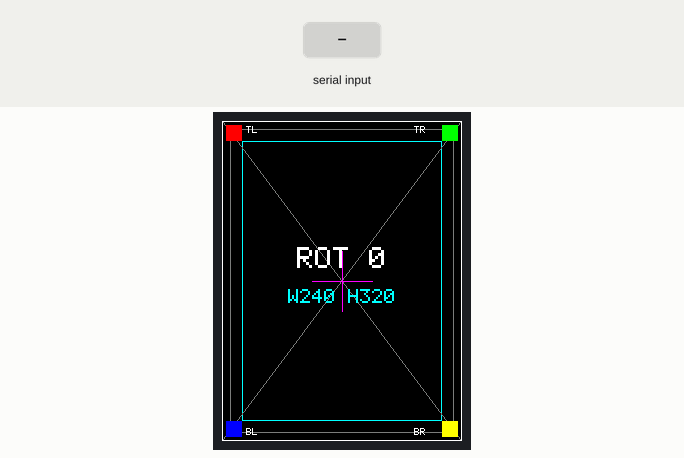
Simulated run of this sketch. Board: Arduino Uno, built with avr-gcc and run on an emulated ATmega328P. Shown: 320×240 colour display. Wiring (inferred from the names in the program): ILI9341-type TFT: RS A2; E A1; data pin 8, pin 9, pin 2, pin 3, pin 4, pin 5, pin 6, pin 7. The inputs (shaded band) are chosen by the test bench. What the sketch prints to the serial monitor is not drawn.

Above: at 2.3 s.
At 16.5 s:
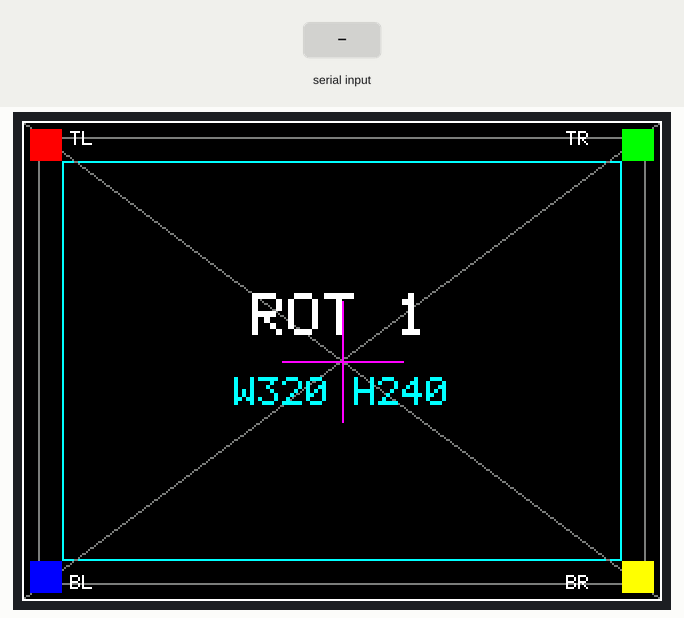
16.6 s: "30 150\n" received over Serial
At 19.2 s:
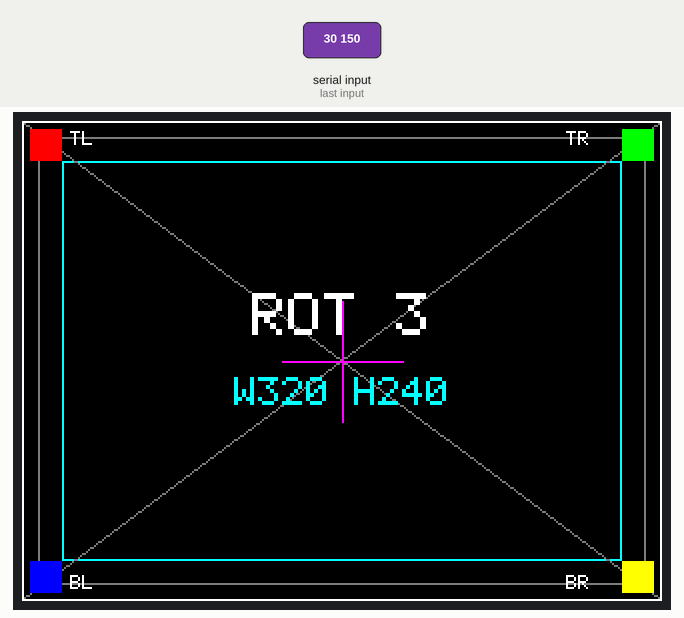
19.6 s: byte 110 ('n') received over Serial
Timing chart, 0 to 22.6 s (numbered marks = the images above; inputs shaded):
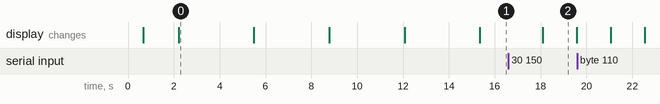

Measured:
- after the input at 16.6 s, the display: changes after 1.5 s (image 2)
- what the display in image 0 shows lasts 3.3 s, from 2.2 s to 5.5 s
- what the display in image 2 shows lasts 1.5 s, from 18.1 s to 19.6 s

The sketch:

03_Rotation_Geometry_Text.ino
```cpp
/*
  LAB-03 / TEST-03
  Arduino UNO + MAR2406 2.4" TFT Touch Shield
  ILI9341 rotation + geometry + built-in text diagnostic.

  No external libraries are required.

  Serial commands at 115200 baud:
    0..3 = select rotation
    n    = next rotation
    a    = autoplay all four rotations
    ?    = print help

  Rotation map used here:
    0 -> MADCTL 0x48 -> 240 x 320
    1 -> MADCTL 0x28 -> 320 x 240
    2 -> MADCTL 0x88 -> 240 x 320
    3 -> MADCTL 0xE8 -> 320 x 240

  TEST-03 is intended to choose the canonical 320x240 landscape
  orientation for the rest of LAB-03.
*/

#include <Arduino.h>
#include <avr/pgmspace.h>

static const uint8_t LCD_RD  = A0;
static const uint8_t LCD_WR  = A1;
static const uint8_t LCD_RS  = A2;
static const uint8_t LCD_CS  = A3;
static const uint8_t LCD_RST = A4;

static uint16_t screenW = 240;
static uint16_t screenH = 320;
static uint8_t currentRotation = 0;

static const uint16_t BLACK   = 0x0000;
static const uint16_t WHITE   = 0xFFFF;
static const uint16_t RED     = 0xF800;
static const uint16_t GREEN   = 0x07E0;
static const uint16_t BLUE    = 0x001F;
static const uint16_t YELLOW  = 0xFFE0;
static const uint16_t MAGENTA = 0xF81F;
static const uint16_t CYAN    = 0x07FF;
static const uint16_t GRAY    = 0x7BEF;

static inline void dataBusOutput() {
  DDRD |= 0xFC;   // UNO D2..D7 = LCD D2..D7
  DDRB |= 0x03;   // UNO D8..D9 = LCD D0..D1
}

static inline void write8(uint8_t value) {
  PORTD = (PORTD & 0x03) | (value & 0xFC);
  PORTB = (PORTB & 0xFC) | (value & 0x03);

  digitalWrite(LCD_WR, LOW);
  digitalWrite(LCD_WR, HIGH);
}

static void writeCommand(uint8_t command) {
  digitalWrite(LCD_CS, LOW);
  digitalWrite(LCD_RS, LOW);
  write8(command);
  digitalWrite(LCD_CS, HIGH);
}

static void writeCommandData(uint8_t command, const uint8_t *data, uint8_t count) {
  digitalWrite(LCD_CS, LOW);
  digitalWrite(LCD_RS, LOW);
  write8(command);
  digitalWrite(LCD_RS, HIGH);

  for (uint8_t i = 0; i < count; ++i) {
    write8(data[i]);
  }

  digitalWrite(LCD_CS, HIGH);
}

static void hardwareReset() {
  digitalWrite(LCD_CS, HIGH);
  digitalWrite(LCD_RD, HIGH);
  digitalWrite(LCD_WR, HIGH);
  digitalWrite(LCD_RS, HIGH);

  digitalWrite(LCD_RST, HIGH);
  delay(5);
  digitalWrite(LCD_RST, LOW);
  delay(20);
  digitalWrite(LCD_RST, HIGH);
  delay(150);
}

static void ili9341Init() {
  writeCommand(0x01);
  delay(120);

  writeCommand(0x28);

  const uint8_t cf[] = {0x00, 0xC1, 0x30};
  writeCommandData(0xCF, cf, sizeof(cf));

  const uint8_t ed[] = {0x64, 0x03, 0x12, 0x81};
  writeCommandData(0xED, ed, sizeof(ed));

  const uint8_t e8[] = {0x85, 0x00, 0x78};
  writeCommandData(0xE8, e8, sizeof(e8));

  const uint8_t cb[] = {0x39, 0x2C, 0x00, 0x34, 0x02};
  writeCommandData(0xCB, cb, sizeof(cb));

  const uint8_t f7[] = {0x20};
  writeCommandData(0xF7, f7, sizeof(f7));

  const uint8_t ea[] = {0x00, 0x00};
  writeCommandData(0xEA, ea, sizeof(ea));

  const uint8_t c0[] = {0x23};
  writeCommandData(0xC0, c0, sizeof(c0));

  const uint8_t c1[] = {0x10};
  writeCommandData(0xC1, c1, sizeof(c1));

  const uint8_t c5[] = {0x3E, 0x28};
  writeCommandData(0xC5, c5, sizeof(c5));

  const uint8_t c7[] = {0x86};
  writeCommandData(0xC7, c7, sizeof(c7));

  const uint8_t pixfmt[] = {0x55};  // RGB565
  writeCommandData(0x3A, pixfmt, sizeof(pixfmt));

  const uint8_t b1[] = {0x00, 0x18};
  writeCommandData(0xB1, b1, sizeof(b1));

  const uint8_t b6[] = {0x08, 0x82, 0x27};
  writeCommandData(0xB6, b6, sizeof(b6));

  const uint8_t f2[] = {0x00};
  writeCommandData(0xF2, f2, sizeof(f2));

  const uint8_t gammaSet[] = {0x01};
  writeCommandData(0x26, gammaSet, sizeof(gammaSet));

  const uint8_t gammaPos[] = {
    0x0F, 0x31, 0x2B, 0x0C, 0x0E, 0x08, 0x4E, 0xF1,
    0x37, 0x07, 0x10, 0x03, 0x0E, 0x09, 0x00
  };
  writeCommandData(0xE0, gammaPos, sizeof(gammaPos));

  const uint8_t gammaNeg[] = {
    0x00, 0x0E, 0x14, 0x03, 0x11, 0x07, 0x31, 0xC1,
    0x48, 0x08, 0x0F, 0x0C, 0x31, 0x36, 0x0F
  };
  writeCommandData(0xE1, gammaNeg, sizeof(gammaNeg));

  writeCommand(0x11);
  delay(120);

  writeCommand(0x29);
  delay(20);
}

static void setRotation(uint8_t rotation) {
  static const uint8_t madctl[4] = {0x48, 0x28, 0x88, 0xE8};

  currentRotation = rotation & 3;

  const uint8_t value = madctl[currentRotation];
  writeCommandData(0x36, &value, 1);

  if (currentRotation & 1) {
    screenW = 320;
    screenH = 240;
  } else {
    screenW = 240;
    screenH = 320;
  }
}

static void setAddressWindow(uint16_t x0, uint16_t y0, uint16_t x1, uint16_t y1) {
  uint8_t col[] = {
    (uint8_t)(x0 >> 8), (uint8_t)x0,
    (uint8_t)(x1 >> 8), (uint8_t)x1
  };
  writeCommandData(0x2A, col, sizeof(col));

  uint8_t row[] = {
    (uint8_t)(y0 >> 8), (uint8_t)y0,
    (uint8_t)(y1 >> 8), (uint8_t)y1
  };
  writeCommandData(0x2B, row, sizeof(row));
}

static void fillRect(int16_t x, int16_t y, int16_t w, int16_t h, uint16_t color) {
  if (w <= 0 || h <= 0) {
    return;
  }

  if (x < 0) {
    w += x;
    x = 0;
  }
  if (y < 0) {
    h += y;
    y = 0;
  }
  if (x >= (int16_t)screenW || y >= (int16_t)screenH) {
    return;
  }
  if (x + w > (int16_t)screenW) {
    w = screenW - x;
  }
  if (y + h > (int16_t)screenH) {
    h = screenH - y;
  }
  if (w <= 0 || h <= 0) {
    return;
  }

  setAddressWindow((uint16_t)x, (uint16_t)y,
                   (uint16_t)(x + w - 1), (uint16_t)(y + h - 1));

  digitalWrite(LCD_CS, LOW);
  digitalWrite(LCD_RS, LOW);
  write8(0x2C);
  digitalWrite(LCD_RS, HIGH);

  const uint8_t hi = color >> 8;
  const uint8_t lo = color & 0xFF;
  uint32_t pixels = (uint32_t)w * (uint32_t)h;

  while (pixels--) {
    write8(hi);
    write8(lo);
  }

  digitalWrite(LCD_CS, HIGH);
}

static void fillScreen(uint16_t color) {
  fillRect(0, 0, screenW, screenH, color);
}

static void drawPixel(int16_t x, int16_t y, uint16_t color) {
  fillRect(x, y, 1, 1, color);
}

static void drawFastHLine(int16_t x, int16_t y, int16_t w, uint16_t color) {
  fillRect(x, y, w, 1, color);
}

static void drawFastVLine(int16_t x, int16_t y, int16_t h, uint16_t color) {
  fillRect(x, y, 1, h, color);
}

static void drawRect(int16_t x, int16_t y, int16_t w, int16_t h, uint16_t color) {
  if (w <= 0 || h <= 0) {
    return;
  }
  drawFastHLine(x, y, w, color);
  drawFastHLine(x, y + h - 1, w, color);
  drawFastVLine(x, y, h, color);
  drawFastVLine(x + w - 1, y, h, color);
}

static void drawLine(int16_t x0, int16_t y0, int16_t x1, int16_t y1, uint16_t color) {
  int16_t dx = abs(x1 - x0);
  int16_t sx = x0 < x1 ? 1 : -1;
  int16_t dy = -abs(y1 - y0);
  int16_t sy = y0 < y1 ? 1 : -1;
  int16_t err = dx + dy;

  for (;;) {
    drawPixel(x0, y0, color);
    if (x0 == x1 && y0 == y1) {
      break;
    }

    const int16_t e2 = 2 * err;
    if (e2 >= dy) {
      err += dy;
      x0 += sx;
    }
    if (e2 <= dx) {
      err += dx;
      y0 += sy;
    }
  }
}

// Small 5x7 font: only glyphs required by TEST-03.
static const uint8_t GLYPH_0[5] PROGMEM = {0x3E,0x51,0x49,0x45,0x3E};
static const uint8_t GLYPH_1[5] PROGMEM = {0x00,0x42,0x7F,0x40,0x00};
static const uint8_t GLYPH_2[5] PROGMEM = {0x42,0x61,0x51,0x49,0x46};
static const uint8_t GLYPH_3[5] PROGMEM = {0x21,0x41,0x45,0x4B,0x31};
static const uint8_t GLYPH_4[5] PROGMEM = {0x18,0x14,0x12,0x7F,0x10};

static const uint8_t GLYPH_B[5] PROGMEM = {0x7F,0x49,0x49,0x49,0x36};
static const uint8_t GLYPH_H[5] PROGMEM = {0x7F,0x08,0x08,0x08,0x7F};
static const uint8_t GLYPH_L[5] PROGMEM = {0x7F,0x40,0x40,0x40,0x40};
static const uint8_t GLYPH_O[5] PROGMEM = {0x3E,0x41,0x41,0x41,0x3E};
static const uint8_t GLYPH_R[5] PROGMEM = {0x7F,0x09,0x19,0x29,0x46};
static const uint8_t GLYPH_T[5] PROGMEM = {0x01,0x01,0x7F,0x01,0x01};
static const uint8_t GLYPH_W[5] PROGMEM = {0x7F,0x20,0x18,0x20,0x7F};
static const uint8_t GLYPH_X[5] PROGMEM = {0x63,0x14,0x08,0x14,0x63};

static const uint8_t *glyphFor(char c) {
  switch (c) {
    case '0': return GLYPH_0;
    case '1': return GLYPH_1;
    case '2': return GLYPH_2;
    case '3': return GLYPH_3;
    case '4': return GLYPH_4;
    case 'B': return GLYPH_B;
    case 'H': return GLYPH_H;
    case 'L': return GLYPH_L;
    case 'O': return GLYPH_O;
    case 'R': return GLYPH_R;
    case 'T': return GLYPH_T;
    case 'W': return GLYPH_W;
    case 'X': return GLYPH_X;
    default:  return NULL;
  }
}

static void drawChar(int16_t x, int16_t y, char c,
                     uint16_t color, uint8_t scale) {
  if (c == ' ') {
    return;
  }

  const uint8_t *glyph = glyphFor(c);
  if (!glyph) {
    return;
  }

  for (uint8_t col = 0; col < 5; ++col) {
    uint8_t bits = pgm_read_byte(glyph + col);

    for (uint8_t row = 0; row < 7; ++row) {
      if (bits & (1u << row)) {
        fillRect(x + col * scale,
                 y + row * scale,
                 scale,
                 scale,
                 color);
      }
    }
  }
}

static void drawText(int16_t x, int16_t y, const char *text,
                     uint16_t color, uint8_t scale) {
  while (*text) {
    drawChar(x, y, *text, color, scale);
    x += 6 * scale;
    ++text;
  }
}

static void drawRotationScreen(uint8_t rotation) {
  setRotation(rotation);
  fillScreen(BLACK);

  // Full logical-frame border plus two inset rectangles.
  drawRect(0, 0, screenW, screenH, WHITE);
  drawRect(8, 8, screenW - 16, screenH - 16, GRAY);
  drawRect(20, 20, screenW - 40, screenH - 40, CYAN);

  // Diagonals make swapped/truncated axes obvious.
  drawLine(1, 1, screenW - 2, screenH - 2, GRAY);
  drawLine(screenW - 2, 1, 1, screenH - 2, GRAY);

  // Logical-corner markers.
  fillRect(4, 4, 16, 16, RED);                         // TL
  fillRect(screenW - 20, 4, 16, 16, GREEN);            // TR
  fillRect(4, screenH - 20, 16, 16, BLUE);             // BL
  fillRect(screenW - 20, screenH - 20, 16, 16, YELLOW);// BR

  drawText(24, 5, "TL", WHITE, 1);
  drawText(screenW - 48, 5, "TR", WHITE, 1);
  drawText(24, screenH - 13, "BL", WHITE, 1);
  drawText(screenW - 48, screenH - 13, "BR", WHITE, 1);

  const int16_t cx = screenW / 2;
  const int16_t cy = screenH / 2;

  drawFastHLine(cx - 30, cy, 61, MAGENTA);
  drawFastVLine(cx, cy - 30, 61, MAGENTA);

  char rotText[] = "ROT 0";
  rotText[4] = '0' + rotation;

  const uint8_t titleScale = 3;
  const int16_t titleW = 5 * 6 * titleScale;
  drawText((screenW - titleW) / 2, cy - 34, rotText, WHITE, titleScale);

  if (screenW == 320) {
    drawText((screenW - 9 * 12) / 2, cy + 8, "W320 H240", CYAN, 2);
  } else {
    drawText((screenW - 9 * 12) / 2, cy + 8, "W240 H320", CYAN, 2);
  }

  Serial.print(F("ROT "));
  Serial.print(rotation);
  Serial.print(F("  MADCTL=0x"));
  const uint8_t madctl[4] = {0x48, 0x28, 0x88, 0xE8};
  if (madctl[rotation] < 0x10) Serial.print('0');
  Serial.print(madctl[rotation], HEX);
  Serial.print(F("  "));
  Serial.print(screenW);
  Serial.print('x');
  Serial.println(screenH);
}

static void autoplay() {
  Serial.println(F("Autoplay: ROT 0 -> 1 -> 2 -> 3"));
  for (uint8_t r = 0; r < 4; ++r) {
    drawRotationScreen(r);
    delay(1800);
  }

  Serial.println(F("Autoplay complete. Returning to ROT 1 candidate landscape."));
  drawRotationScreen(1);
}

static void printHelp() {
  Serial.println();
  Serial.println(F("Commands:"));
  Serial.println(F("  0  ROT0  240x320  MADCTL 0x48"));
  Serial.println(F("  1  ROT1  320x240  MADCTL 0x28"));
  Serial.println(F("  2  ROT2  240x320  MADCTL 0x88"));
  Serial.println(F("  3  ROT3  320x240  MADCTL 0xE8"));
  Serial.println(F("  n  next rotation"));
  Serial.println(F("  a  autoplay all rotations"));
  Serial.println(F("  ?  help"));
  Serial.println();
  Serial.println(F("For LAB-03 choose the landscape rotation where"));
  Serial.println(F("ROT text and TL/TR/BL/BR are upright in the normal board position."));
}

void setup() {
  Serial.begin(115200);

  pinMode(LCD_RD, OUTPUT);
  pinMode(LCD_WR, OUTPUT);
  pinMode(LCD_RS, OUTPUT);
  pinMode(LCD_CS, OUTPUT);
  pinMode(LCD_RST, OUTPUT);

  dataBusOutput();

  digitalWrite(LCD_RD, HIGH);
  digitalWrite(LCD_WR, HIGH);
  digitalWrite(LCD_RS, HIGH);
  digitalWrite(LCD_CS, HIGH);
  digitalWrite(LCD_RST, HIGH);

  delay(250);

  Serial.println();
  Serial.println(F("LAB-03 TEST-03 - rotation / geometry / text v0.1"));
  Serial.println(F("ILI9341 already confirmed by TEST-01."));
  Serial.println(F("Initializing display..."));

  hardwareReset();
  ili9341Init();

  Serial.println(F("Display initialized."));
  printHelp();
  autoplay();
}

void loop() {
  if (!Serial.available()) {
    return;
  }

  const char c = (char)Serial.read();

  if (c >= '0' && c <= '3') {
    drawRotationScreen((uint8_t)(c - '0'));
  } else if (c == 'n' || c == 'N') {
    drawRotationScreen((currentRotation + 1) & 3);
  } else if (c == 'a' || c == 'A') {
    autoplay();
  } else if (c == '?') {
    printHelp();
  }
}
```
